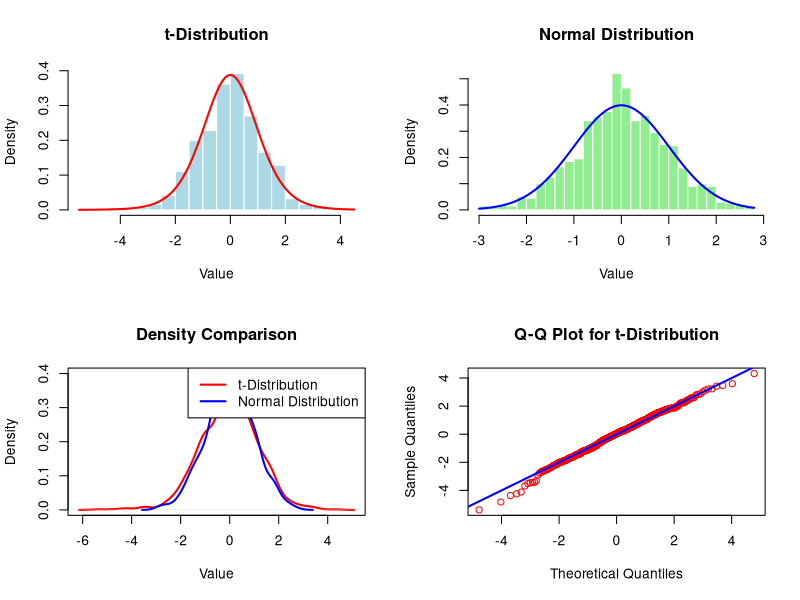

Generate this figure with R:
# Lab 3: Comparison of t-Distribution with Normal Distribution for Small Sample Sizes								
								
# Parameters								
n <- 10								
N_sim <- 1000								
								
# Generate data								
set.seed(123)								
t_data <- rt(N_sim, df = n-1)								
normal_data <- rnorm(N_sim)								
								
# Graphical Output								
par(mfrow = c(2, 2))								
								
# Histogram of t-distribution								
hist(t_data, breaks = 30, col = "lightblue", probability = TRUE, main = "t-Distribution", xlab = "Value", border = "white")								
curve(dt(x, df = n-1), add = TRUE, col = "red", lwd = 2)								
								
# Histogram of normal distribution								
hist(normal_data, breaks = 30, col = "lightgreen", probability = TRUE, main = "Normal Distribution", xlab = "Value", border = "white")								
curve(dnorm(x), add = TRUE, col = "blue", lwd = 2)								
								
# Density plot comparison								
plot(density(t_data), col = "red", lwd = 2, main = "Density Comparison", xlab = "Value", ylim = c(0, 0.4))								
lines(density(normal_data), col = "blue", lwd = 2)								
legend("topright", legend = c("t-Distribution", "Normal Distribution"), col = c("red", "blue"), lwd = 2)								
								
# Q-Q plot for t-distribution								
qqplot(qt(ppoints(N_sim), df = n-1), t_data, main = "Q-Q Plot for t-Distribution", col = "red", xlab = "Theoretical Quantiles", ylab = "Sample Quantiles")								
abline(0, 1, col = "blue", lwd = 2)								
								
